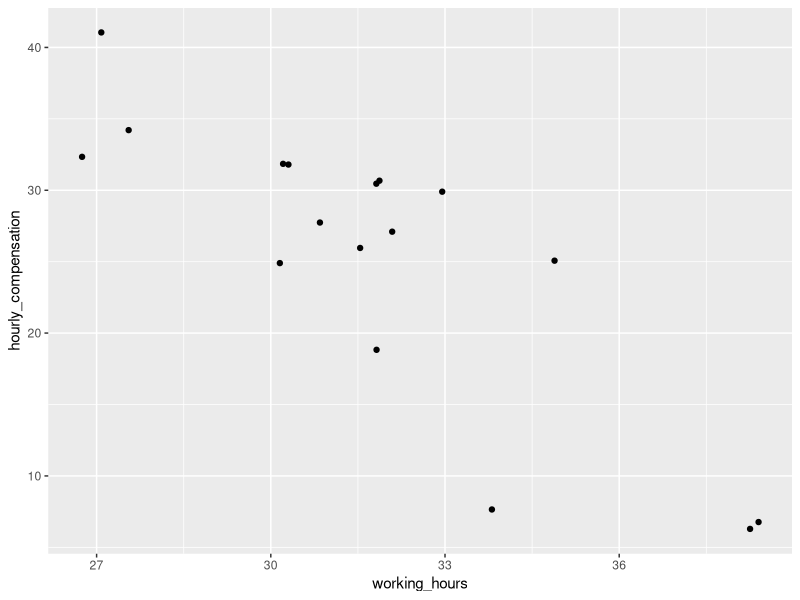
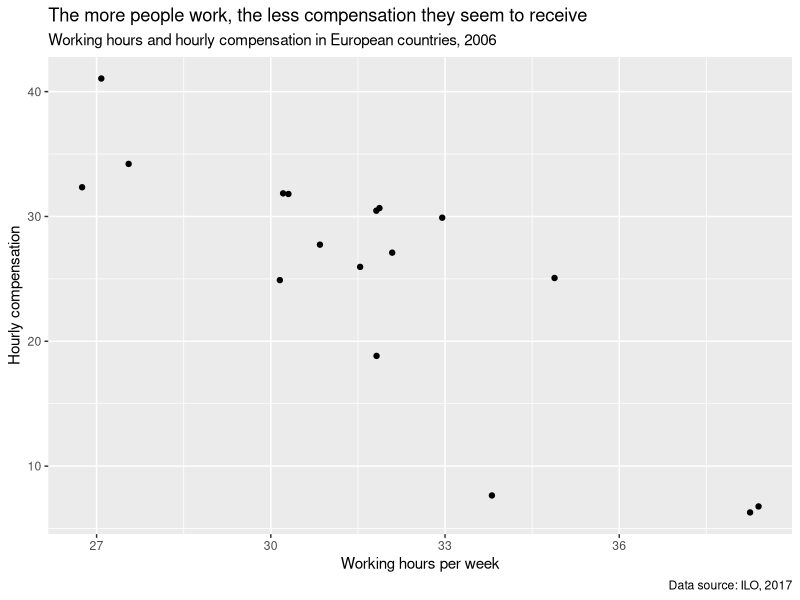
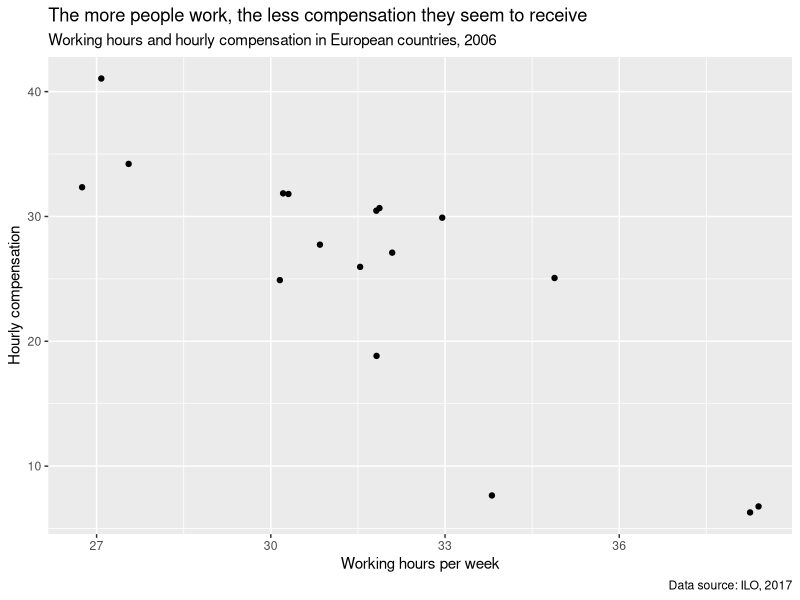
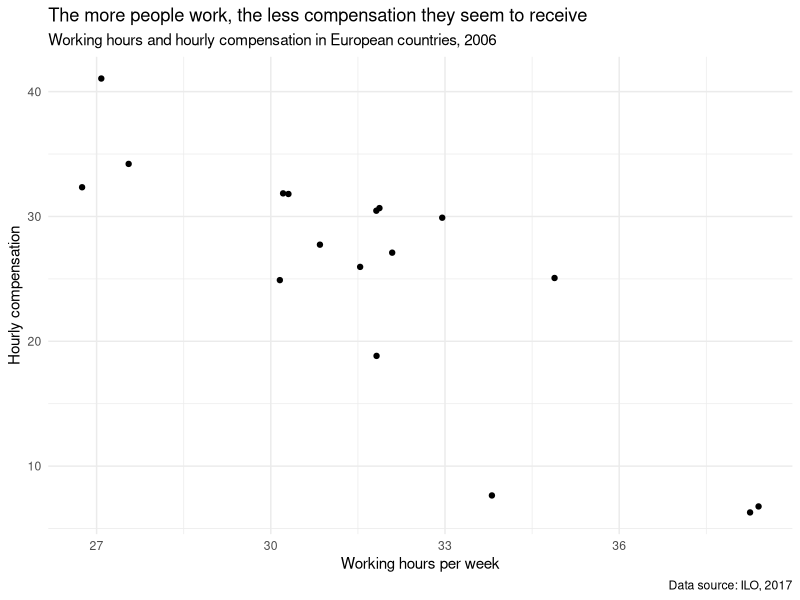
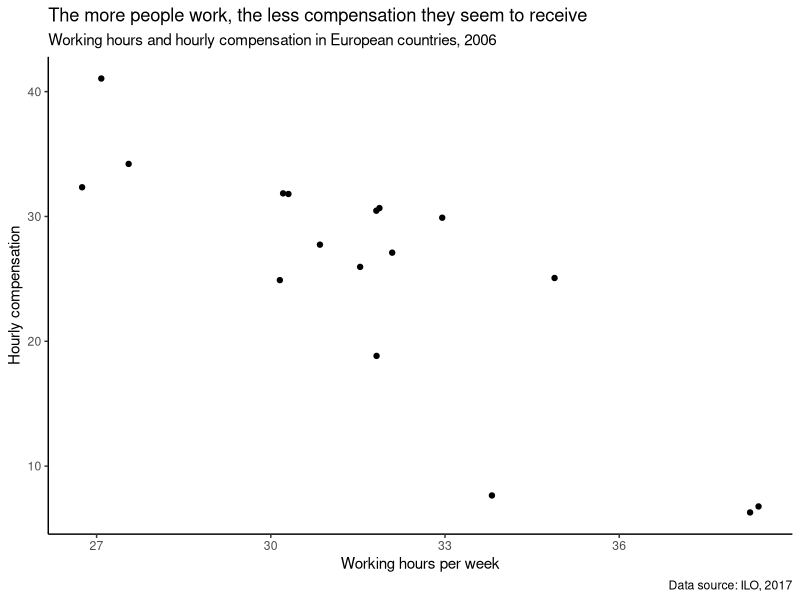
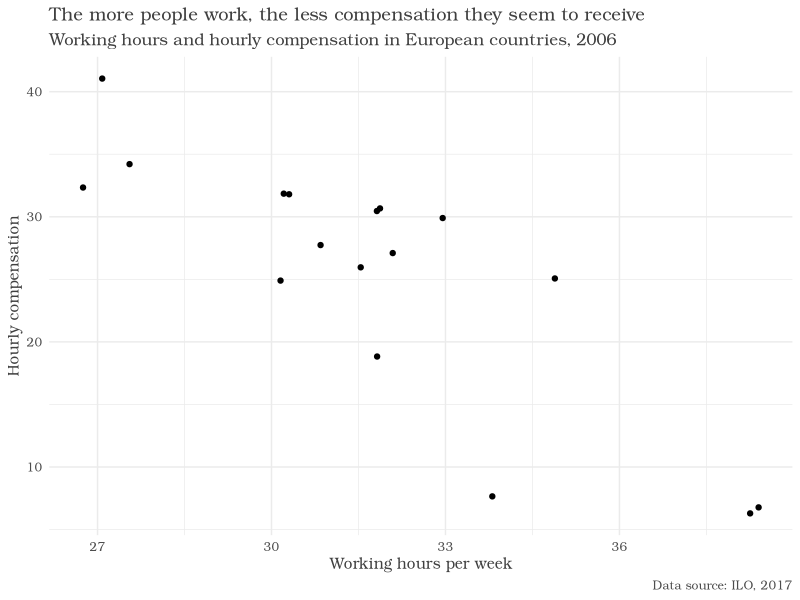
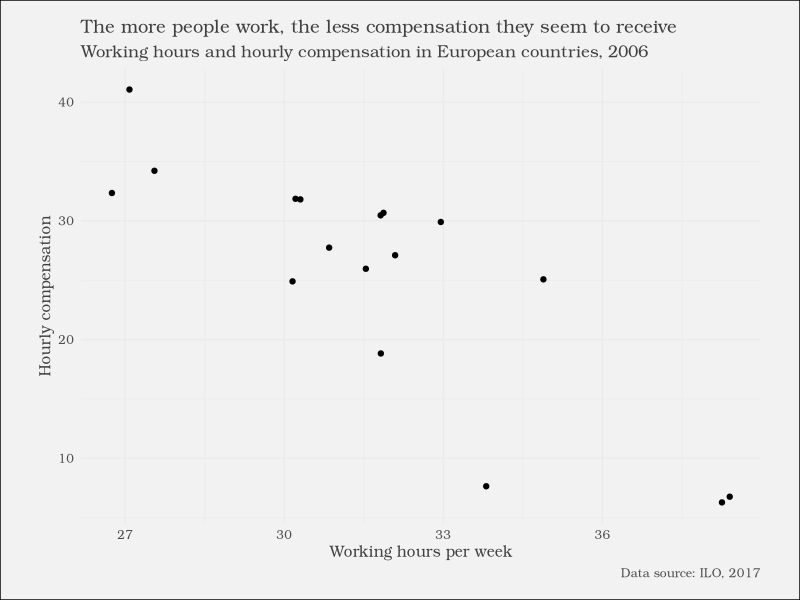
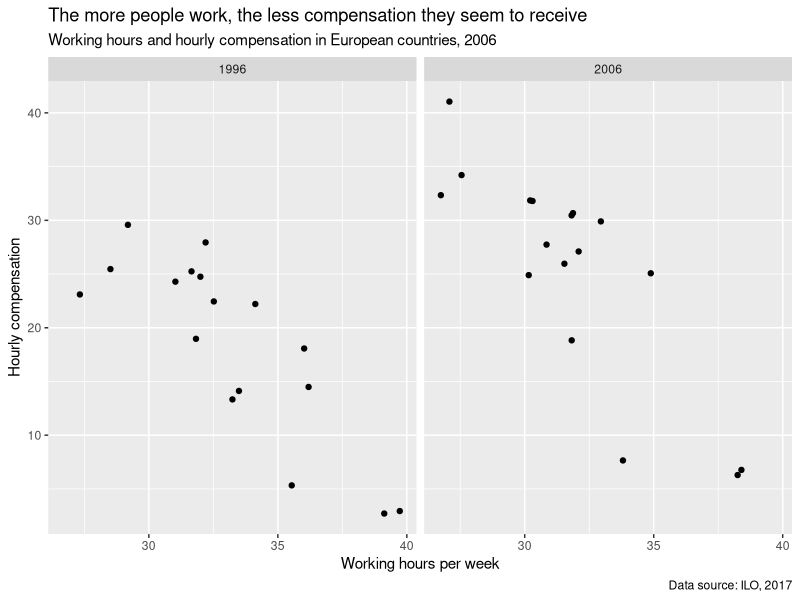

Recreate these plots in R, in order.
## ---- chunk 1
library(tidyverse)

ilo_hourly_compensation <- read.csv("ilo_hourly_compensation.csv")
ilo_working_hours <- read.csv("ilo_working_hours.csv")
## ---- chunk 2
# Join both data frames
ilo_data <- ilo_hourly_compensation %>%
  inner_join(ilo_working_hours, by = c("country", "year"))

# Count the resulting rows
ilo_data  %>% 
    count()

# Examine ilo_data
ilo_data
## ---- chunk 3
# Turn year and country into a factor
ilo_data_corrected <- ilo_data %>%
  mutate(year = as.factor(as.numeric(year)),
        country = as.factor(country))

# See the results
ilo_data_corrected
## ---- chunk 4
european_countries <- c("Finland", "France", "Italy", "Norway", "Spain", "Sweden", "Switzerland", "United Kingdom", "Belgium", "Ireland", "Luxembourg", "Portugal", "Netherlands", "Germany", "Hungary", "Austria", "Czech Rep.")

# Examine the European countries vector
european_countries

# Only retain European countries
ilo_data <- ilo_data %>%
  filter(country %in% european_countries)
## ---- chunk 5
# Examine the structure of ilo_data
str(ilo_data)

# Group and summarize the data
ilo_data %>%
  group_by(year) %>%
  summarize(mean_hourly_compensation = mean(hourly_compensation),
            mean_working_hours = mean(working_hours))
## ---- chunk 6
# Filter for 2006
plot_data <- ilo_data %>%
  filter(year==2006)
  
# Create the scatter plot
ggplot(plot_data) +
  geom_point(aes(x = working_hours, y = hourly_compensation))
## ---- chunk 7
# Create the plot
ggplot(plot_data) +
  geom_point(aes(x = working_hours, y = hourly_compensation)) +
  # Add labels
  labs(
    x = "Working hours per week",
    y = "Hourly compensation",
    title = "The more people work, the less compensation they seem to receive",
    subtitle = "Working hours and hourly compensation in European countries, 2006",
    caption = "Data source: ILO, 2017"
  )
## ---- chunk 8
# Save your current plot into a variable: ilo_plot
ilo_plot <- ggplot(plot_data) +
  geom_point(aes(x = working_hours, y = hourly_compensation)) +
  labs(
    x = "Working hours per week",
    y = "Hourly compensation",
    title = "The more people work, the less compensation they seem to receive",
    subtitle = "Working hours and hourly compensation in European countries, 2006",
    caption = "Data source: ILO, 2017"
  )

ilo_plot
## ---- chunk 9
ilo_plot +
  theme_minimal()
## ---- chunk 10
ilo_plot +
  theme_classic()
## ---- chunk 11
ilo_plot <- ilo_plot +
  theme_minimal() +
  # Customize the "minimal" theme with another custom "theme" call
  theme(
    text = element_text(family = "Bookman"),
    title = element_text(color = "gray25"),
    plot.caption = element_text(color = "gray30"),
    plot.subtitle = element_text(size = 12)
  )
  
# Render the plot object
ilo_plot
## ---- chunk 12
ilo_plot +
  # "theme" calls can be stacked upon each other, so this is already the third call of "theme"
  theme(
    plot.background = element_rect(fill = "gray95"),
    plot.margin = unit(c(5, 10, 5, 10), units = "mm")
  )
## ---- chunk 13
# Filter ilo_data to retain the years 1996 and 2006
ilo_data <- ilo_data %>%
  #filter(year %in% c(1996 , 2006))
   filter(year == "1996" | year == "2006")
## ---- chunk 14
# Again, you save the plot object into a variable so you can save typing later on
ilo_plot <- ggplot(ilo_data, aes(x = working_hours, y = hourly_compensation)) +
  geom_point() +
   labs(
    x = "Working hours per week",
    y = "Hourly compensation",
    title = "The more people work, the less compensation they seem to receive",
    subtitle = "Working hours and hourly compensation in European countries, 2006",
    caption = "Data source: ILO, 2017"
  ) +
  # Add facets here
  facet_grid(.~year)
 
ilo_plot
## ---- chunk 15
# For a starter, let's look at what you did before: adding various theme calls to your plot object
ilo_plot +
  theme_minimal() +
  theme(
    text = element_text(family = "Bookman", color = "gray25"),
    plot.subtitle = element_text(size = 12),
    plot.caption = element_text(color = "gray30"),
    plot.background = element_rect(fill = "gray95"),
    plot.margin = unit(c(5, 10, 5, 10), units = "mm")
  )
      
# Define your own theme function below
theme_ilo <- function() {
  theme_minimal() +
  theme(
    text = element_text(family = "Bookman", color = "gray25"),
    plot.subtitle = element_text(size = 12),
    plot.caption = element_text(color = "gray30"),
    plot.background = element_rect(fill = "gray95"),
    plot.margin = unit(c(5, 10, 5, 10), units = "mm")
  )
}
## ---- chunk 16
# Apply your theme function
ilo_plot <- ilo_plot +
  theme_ilo()

# Examine ilo_plot
ilo_plot

ilo_plot +
   # Add another theme call
  theme(
    # Change the background fill and color
    strip.background = element_rect(fill = "gray60",  color = "gray95"),
    # Change the color of the text
    strip.text = element_text(color = "white")
  )
